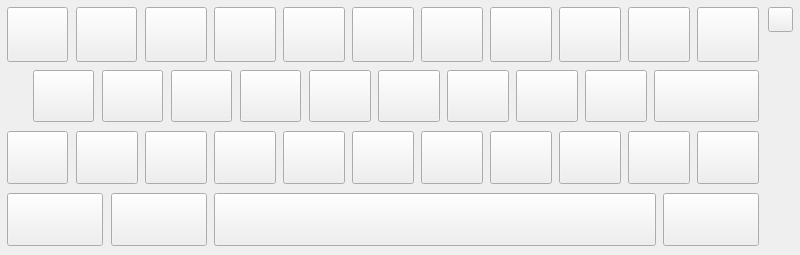
<?xml version="1.0" encoding="UTF-8"?>
<ui version="4.0">
 <class>Keyboard</class>
 <widget class="QWidget" name="Keyboard">
  <property name="geometry">
   <rect>
    <x>0</x>
    <y>0</y>
    <width>800</width>
    <height>255</height>
   </rect>
  </property>
  <property name="windowTitle">
   <string>Form</string>
  </property>
  <property name="styleSheet">
   <string notr="true"/>
  </property>
  <widget class="QLabel" name="_label">
   <property name="geometry">
    <rect>
     <x>0</x>
     <y>0</y>
     <width>800</width>
     <height>255</height>
    </rect>
   </property>
   <property name="styleSheet">
    <string notr="true">background-image: url(:/kb_letter.jpg);</string>
   </property>
   <property name="lineWidth">
    <number>0</number>
   </property>
   <property name="text">
    <string/>
   </property>
  </widget>
  <widget class="SoftKey" name="q">
   <property name="geometry">
    <rect>
     <x>7</x>
     <y>7</y>
     <width>61</width>
     <height>55</height>
    </rect>
   </property>
   <property name="styleSheet">
    <string notr="true"/>
   </property>
   <property name="text">
    <string/>
   </property>
  </widget>
  <widget class="SoftKey" name="w">
   <property name="geometry">
    <rect>
     <x>76</x>
     <y>7</y>
     <width>61</width>
     <height>55</height>
    </rect>
   </property>
   <property name="text">
    <string/>
   </property>
  </widget>
  <widget class="SoftKey" name="e">
   <property name="geometry">
    <rect>
     <x>145</x>
     <y>7</y>
     <width>62</width>
     <height>55</height>
    </rect>
   </property>
   <property name="text">
    <string/>
   </property>
  </widget>
  <widget class="SoftKey" name="r">
   <property name="geometry">
    <rect>
     <x>214</x>
     <y>7</y>
     <width>62</width>
     <height>55</height>
    </rect>
   </property>
   <property name="text">
    <string/>
   </property>
  </widget>
  <widget class="SoftKey" name="t">
   <property name="geometry">
    <rect>
     <x>283</x>
     <y>7</y>
     <width>62</width>
     <height>55</height>
    </rect>
   </property>
   <property name="text">
    <string/>
   </property>
  </widget>
  <widget class="SoftKey" name="y">
   <property name="geometry">
    <rect>
     <x>352</x>
     <y>7</y>
     <width>62</width>
     <height>55</height>
    </rect>
   </property>
   <property name="text">
    <string/>
   </property>
  </widget>
  <widget class="SoftKey" name="u">
   <property name="geometry">
    <rect>
     <x>421</x>
     <y>7</y>
     <width>62</width>
     <height>55</height>
    </rect>
   </property>
   <property name="text">
    <string/>
   </property>
  </widget>
  <widget class="SoftKey" name="i">
   <property name="geometry">
    <rect>
     <x>490</x>
     <y>7</y>
     <width>62</width>
     <height>55</height>
    </rect>
   </property>
   <property name="text">
    <string/>
   </property>
  </widget>
  <widget class="SoftKey" name="o">
   <property name="geometry">
    <rect>
     <x>559</x>
     <y>7</y>
     <width>62</width>
     <height>55</height>
    </rect>
   </property>
   <property name="text">
    <string/>
   </property>
  </widget>
  <widget class="SoftKey" name="p">
   <property name="geometry">
    <rect>
     <x>628</x>
     <y>7</y>
     <width>62</width>
     <height>55</height>
    </rect>
   </property>
   <property name="text">
    <string/>
   </property>
  </widget>
  <widget class="SoftKey" name="btn_backspace">
   <property name="geometry">
    <rect>
     <x>697</x>
     <y>7</y>
     <width>62</width>
     <height>55</height>
    </rect>
   </property>
   <property name="text">
    <string/>
   </property>
  </widget>
  <widget class="SoftKey" name="a">
   <property name="geometry">
    <rect>
     <x>33</x>
     <y>70</y>
     <width>61</width>
     <height>52</height>
    </rect>
   </property>
   <property name="text">
    <string/>
   </property>
  </widget>
  <widget class="SoftKey" name="s">
   <property name="geometry">
    <rect>
     <x>102</x>
     <y>70</y>
     <width>61</width>
     <height>52</height>
    </rect>
   </property>
   <property name="text">
    <string/>
   </property>
  </widget>
  <widget class="SoftKey" name="d">
   <property name="geometry">
    <rect>
     <x>171</x>
     <y>70</y>
     <width>61</width>
     <height>52</height>
    </rect>
   </property>
   <property name="text">
    <string/>
   </property>
  </widget>
  <widget class="SoftKey" name="f">
   <property name="geometry">
    <rect>
     <x>240</x>
     <y>70</y>
     <width>61</width>
     <height>52</height>
    </rect>
   </property>
   <property name="text">
    <string/>
   </property>
  </widget>
  <widget class="SoftKey" name="g">
   <property name="geometry">
    <rect>
     <x>309</x>
     <y>70</y>
     <width>62</width>
     <height>52</height>
    </rect>
   </property>
   <property name="text">
    <string/>
   </property>
  </widget>
  <widget class="SoftKey" name="h">
   <property name="geometry">
    <rect>
     <x>378</x>
     <y>70</y>
     <width>62</width>
     <height>52</height>
    </rect>
   </property>
   <property name="text">
    <string/>
   </property>
  </widget>
  <widget class="SoftKey" name="j">
   <property name="geometry">
    <rect>
     <x>447</x>
     <y>70</y>
     <width>62</width>
     <height>52</height>
    </rect>
   </property>
   <property name="text">
    <string/>
   </property>
  </widget>
  <widget class="SoftKey" name="k">
   <property name="geometry">
    <rect>
     <x>516</x>
     <y>70</y>
     <width>62</width>
     <height>52</height>
    </rect>
   </property>
   <property name="text">
    <string/>
   </property>
  </widget>
  <widget class="SoftKey" name="l">
   <property name="geometry">
    <rect>
     <x>585</x>
     <y>70</y>
     <width>62</width>
     <height>52</height>
    </rect>
   </property>
   <property name="text">
    <string/>
   </property>
  </widget>
  <widget class="SoftKey" name="btn_enter">
   <property name="geometry">
    <rect>
     <x>654</x>
     <y>70</y>
     <width>105</width>
     <height>52</height>
    </rect>
   </property>
   <property name="text">
    <string/>
   </property>
  </widget>
  <widget class="SoftKey" name="btn_case">
   <property name="geometry">
    <rect>
     <x>7</x>
     <y>131</y>
     <width>61</width>
     <height>53</height>
    </rect>
   </property>
   <property name="text">
    <string/>
   </property>
  </widget>
  <widget class="SoftKey" name="z">
   <property name="geometry">
    <rect>
     <x>76</x>
     <y>131</y>
     <width>62</width>
     <height>53</height>
    </rect>
   </property>
   <property name="text">
    <string/>
   </property>
  </widget>
  <widget class="SoftKey" name="x">
   <property name="geometry">
    <rect>
     <x>145</x>
     <y>131</y>
     <width>62</width>
     <height>53</height>
    </rect>
   </property>
   <property name="text">
    <string/>
   </property>
  </widget>
  <widget class="SoftKey" name="c">
   <property name="geometry">
    <rect>
     <x>214</x>
     <y>131</y>
     <width>62</width>
     <height>53</height>
    </rect>
   </property>
   <property name="text">
    <string/>
   </property>
  </widget>
  <widget class="SoftKey" name="v">
   <property name="geometry">
    <rect>
     <x>283</x>
     <y>131</y>
     <width>62</width>
     <height>53</height>
    </rect>
   </property>
   <property name="text">
    <string/>
   </property>
  </widget>
  <widget class="SoftKey" name="b">
   <property name="geometry">
    <rect>
     <x>352</x>
     <y>131</y>
     <width>62</width>
     <height>53</height>
    </rect>
   </property>
   <property name="styleSheet">
    <string notr="true"/>
   </property>
   <property name="text">
    <string/>
   </property>
  </widget>
  <widget class="SoftKey" name="n">
   <property name="geometry">
    <rect>
     <x>421</x>
     <y>131</y>
     <width>62</width>
     <height>53</height>
    </rect>
   </property>
   <property name="text">
    <string/>
   </property>
  </widget>
  <widget class="SoftKey" name="m">
   <property name="geometry">
    <rect>
     <x>490</x>
     <y>131</y>
     <width>62</width>
     <height>53</height>
    </rect>
   </property>
   <property name="text">
    <string/>
   </property>
  </widget>
  <widget class="SoftKey" name="btn_comma">
   <property name="geometry">
    <rect>
     <x>559</x>
     <y>131</y>
     <width>62</width>
     <height>53</height>
    </rect>
   </property>
   <property name="text">
    <string/>
   </property>
  </widget>
  <widget class="SoftKey" name="btn_period">
   <property name="geometry">
    <rect>
     <x>628</x>
     <y>131</y>
     <width>62</width>
     <height>53</height>
    </rect>
   </property>
   <property name="text">
    <string/>
   </property>
  </widget>
  <widget class="SoftKey" name="btn_question">
   <property name="geometry">
    <rect>
     <x>697</x>
     <y>131</y>
     <width>62</width>
     <height>53</height>
    </rect>
   </property>
   <property name="text">
    <string/>
   </property>
  </widget>
  <widget class="SoftKey" name="btn_switch">
   <property name="geometry">
    <rect>
     <x>7</x>
     <y>193</y>
     <width>96</width>
     <height>53</height>
    </rect>
   </property>
   <property name="text">
    <string/>
   </property>
  </widget>
  <widget class="SoftKey" name="btn_pinyin">
   <property name="geometry">
    <rect>
     <x>111</x>
     <y>193</y>
     <width>96</width>
     <height>53</height>
    </rect>
   </property>
   <property name="text">
    <string/>
   </property>
  </widget>
  <widget class="SoftKey" name="btn_space">
   <property name="geometry">
    <rect>
     <x>214</x>
     <y>193</y>
     <width>442</width>
     <height>53</height>
    </rect>
   </property>
   <property name="styleSheet">
    <string notr="true"/>
   </property>
   <property name="text">
    <string/>
   </property>
  </widget>
  <widget class="SoftKey" name="btn_num">
   <property name="geometry">
    <rect>
     <x>663</x>
     <y>193</y>
     <width>96</width>
     <height>53</height>
    </rect>
   </property>
   <property name="text">
    <string/>
   </property>
  </widget>
  <widget class="SoftKey" name="btn_quit">
   <property name="geometry">
    <rect>
     <x>768</x>
     <y>7</y>
     <width>25</width>
     <height>25</height>
    </rect>
   </property>
   <property name="text">
    <string/>
   </property>
  </widget>
 </widget>
 <customwidgets>
  <customwidget>
   <class>SoftKey</class>
   <extends>QToolButton</extends>
   <header>Keyboard.h</header>
  </customwidget>
 </customwidgets>
 <resources/>
 <connections/>
</ui>
